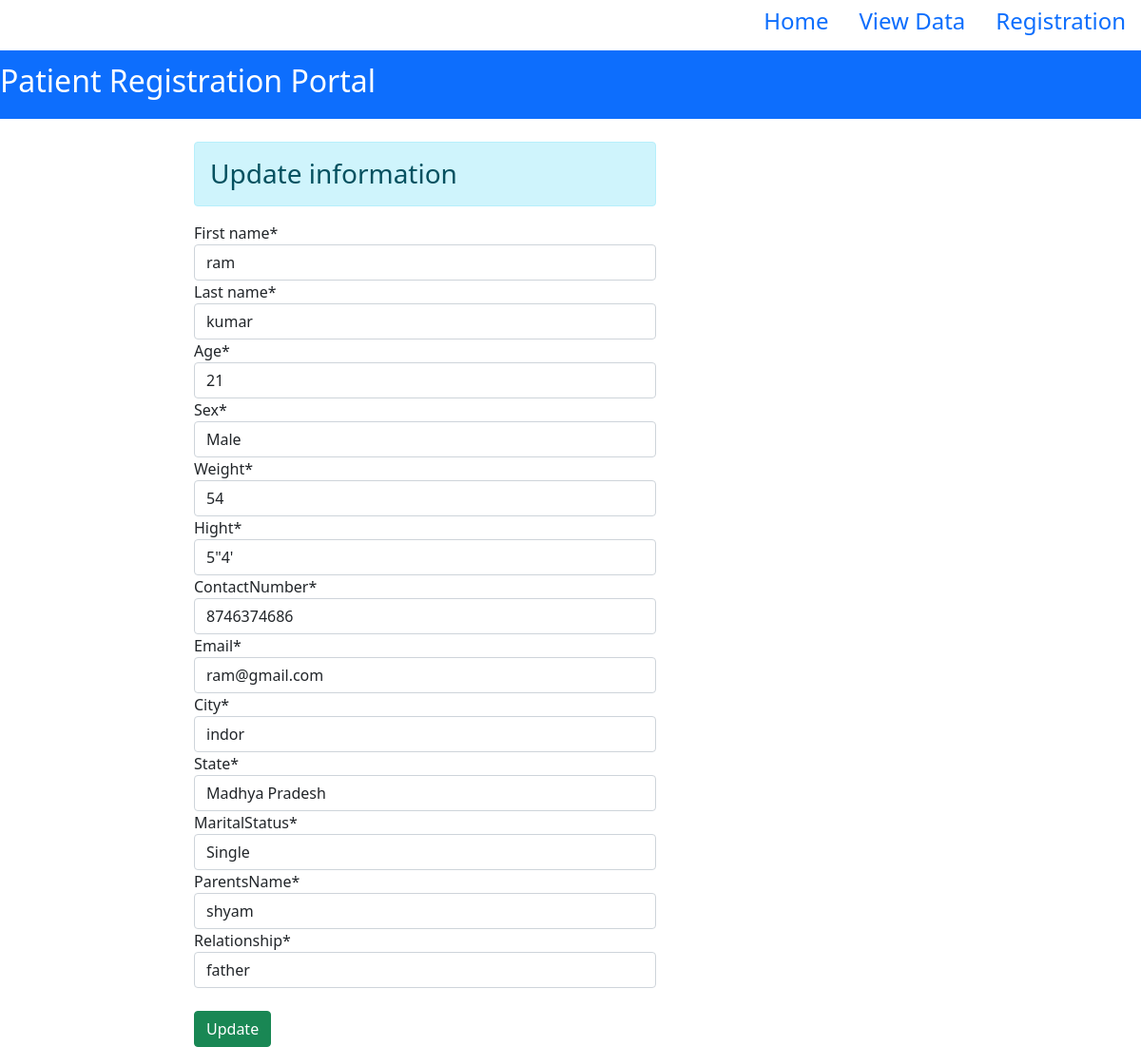
Page /2/ on the committed database.
### crud/models.py (models this page shows)
class PatientEnrollmentForm(models.Model):
    first_name = models.CharField(max_length=50)
    last_name = models.CharField(max_length=50)
    age=models.IntegerField()
    sex=models.CharField(max_length=5,choices=sex)
    weight=CharField(max_length=10)
    hight=CharField(max_length=15)
    contactNumber=models.CharField(max_length=12)
    email=models.EmailField()
    city=CharField(max_length=20)
    state=CharField(max_length=20,choices=state)
    maritalStatus=CharField(max_length=10,choices=maritalstatus)
    parentsName=CharField(max_length=30)
    relationship=CharField(max_length=30)

### crud/views.py (the view)
# urls.py: path('<int:id>/', views.update,name='update'),
def update(request,id):
    if request.method=='POST':
        pi=PatientEnrollmentForm.objects.get(pk=id)
        fm = PatienEnrollment(request.POST,instance=pi)
        if fm.is_valid():
            fm.save()
            return redirect(showdata)
    else:
        pi=PatientEnrollmentForm.objects.get(pk=id)
        fm = PatienEnrollment(instance=pi)
    return render(request,'crud/updatedata.html',{'form':fm})

### crud/forms.py
class PatienEnrollment(ModelForm):
    class Meta:
        model = PatientEnrollmentForm
        fields = '__all__'

### crud/templates/crud/updatedata.html (shortened to what this page needs)
{% extends 'crud/base.html' %}
{% block contant %}
<br>
<div class="row">
 <div class="col-sm-5 offset-2">
<h3 class="alert alert-info">Update information</h3>
{% load crispy_forms_tags %}
<form action=''method='post'>
    {{ form|crispy }}
    <br>
    <input type="submit"class='btn btn-success' value=Update>
</form>
</div></div>
{% endblock contant %}

### rows in the picture
PatientEnrollmentForm: first_name "ram", last_name "kumar", age "21", sex "Male", weight "54", hight "5\"4'", contactNumber "8746374686", email "ram@gmail.com", city "indor", state "Madhya Pradesh", maritalStatus "Single", parentsName "shyam", relationship "father"
